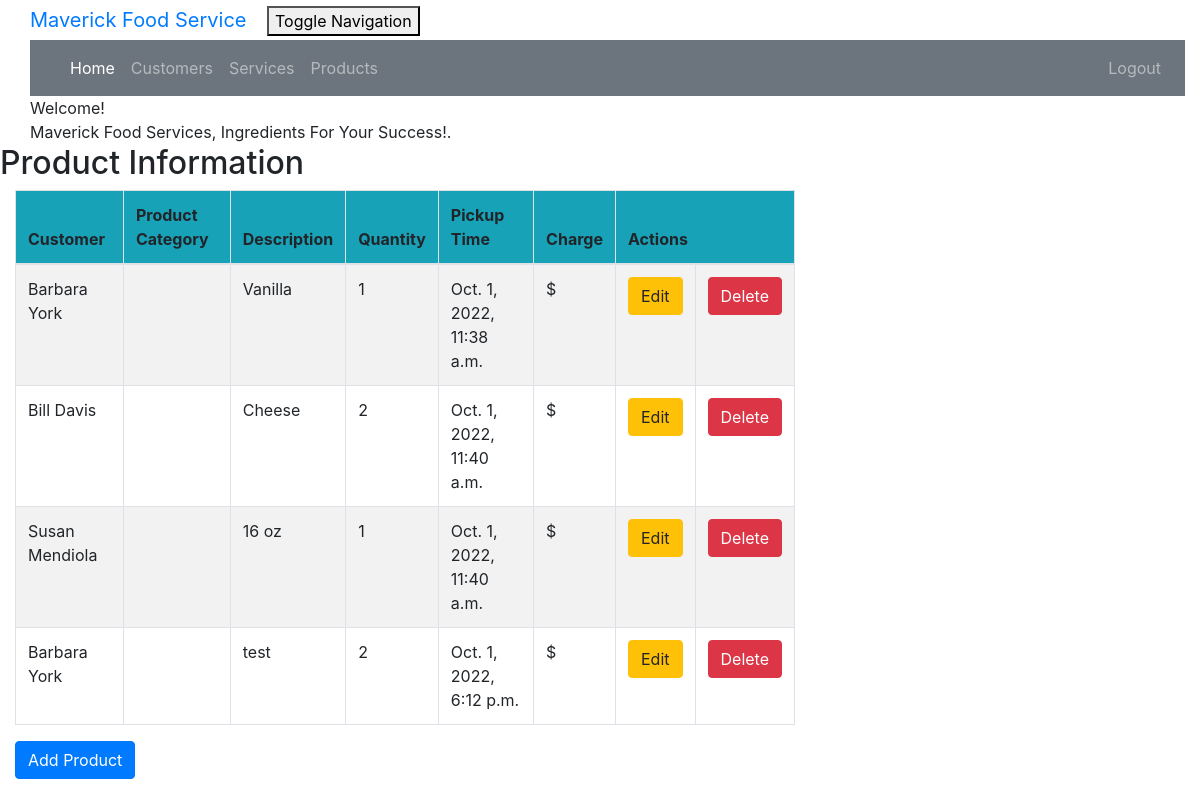
The page /product_list (signed in) on the database its author committed.
### crm/models.py (models this page shows, shortened)
class Product(models.Model):
    cust_name = models.ForeignKey(Customer, on_delete=models.CASCADE, related_name='products')
    product = models.CharField(max_length=100)
    description = models.TextField()
    quantity = models.IntegerField()
    pickup_time = models.DateTimeField(
        default=timezone.now)
    charge = models.DecimalField(max_digits=10, decimal_places=2)
    created_date = models.DateTimeField(
        default=timezone.now)
    updated_date = models.DateTimeField(auto_now_add=True)

class Customer(models.Model):
    cust_name = models.CharField(max_length=50)
    email = models.EmailField(max_length=100)
    phone = models.CharField(max_length=20)
    bldgroom = models.CharField(max_length=100)
    address = models.CharField(max_length=200)
    city = models.CharField(max_length=50)
    state = models.CharField(max_length=50)
    zipcode = models.CharField(max_length=10)
    organization = models.CharField(max_length=100)
    role = models.CharField(max_length=100)
    def __str__ (self):
        return self.cust_name

### crm/views.py (the view)
# urls.py: path('product_list', views.product_list, name='product_list'),
@login_required
def product_list(request):
    products = Product.objects.filter(created_date__lte=timezone.now())
    return render(request, 'crm/product_list.html', {'products': products})

### crm/templates/crm/product_list.html (shortened to what this page needs)
<!DOCTYPE html>
{% extends 'crm/base.html' %}
{% block content %}
    {% load humanize %}
    <head>
    </head>
    <body class="bodylist">
    <div class="container">
        <div class="panel panel-primary">
            <div class="panel-heading">Welcome!</div>
            <div class="panel-body">
                Maverick Food Services, Ingredients For Your Success!.
            </div>
        </div>
    </div>
    <div class="row">
        <h2>Product Information</h2>
    </div>
    <div>
        <table class="table table-striped table-bordered table-hover w-auto">
            <thead>
            <tr class="bg-info">
                <th>Customer</th>
                <th>Product Category</th>
                <th>Description</th>
                <th>Quantity</th>
                <th>Pickup Time</th>
                <th>Charge</th>
                <th colspan="3">Actions</th>
            </tr>
            </thead>
            <tbody>
            {% for product in products %}
                <tr>
                    <td>{{ product.cust_name }}</td>
                    <td>{{ product.product_category }}</td>
                    <td>{{ product.description }}</td>
                    <td>{{ product.quantity }}</td>
                    <td>{{ product.pickup_time }}</td>
                    <td>${{ product.product_charge|floatformat:2|intcomma }}</td>
                    <td><a href="{% url 'crm:product_edit' pk=product.pk %}"
                           class="btn btn-warning">Edit</a>
                    </td>
                    <td><a href=""
                           onclick="return confirm('Are you sure you want to delete?')"
                           class="btn btn-danger">Delete</a>
                    </td>
                </tr>
            {% endfor %}
            </tbody>
        </table>
    </div>
    <div>
        <a href="{% url 'crm:product_new' %}"><span
                class="btn btn-primary">Add Product</span></a>
    </div>
    </body>
{% endblock %}

### crm/static/css/portfolio.css (style rules this page uses)
body { padding-left: 15px; }

### rows shown on the page
Product: cust_name "Barbara York", description "Vanilla", quantity "1", pickup_time "Oct. 1, 2022, 11:38 a.m."
Product: cust_name "Bill Davis", description "Cheese", quantity "2", pickup_time "Oct. 1, 2022, 11:40 a.m."
Product: cust_name "Susan Mendiola", description "16 oz", quantity "1", pickup_time "Oct. 1, 2022, 11:40 a.m."
Product: cust_name "Barbara York", description "test", quantity "2", pickup_time "Oct. 1, 2022, 6:12 p.m."
